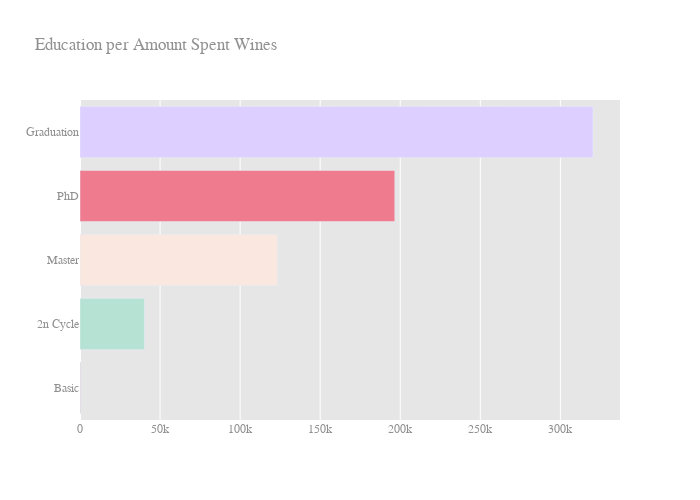

Notebook cell for this chart:
### Code cell
layout = go.Layout(title="Education per Amount Spent Wines",
                   font=dict(family='Arial', size=12, color='#909090'),
                   legend=dict(x=0.9, y=0.5), plot_bgcolor='rgb(230, 230,230)', width=700, height=500)

education_wine_chart = go.Bar(x = education_wine["count_wine"],
                              y = education_wine["education"],
                              orientation = 'h',
                              marker=dict(color=color_palette_list))


data = [education_wine_chart]
fig = go.Figure(data=data, layout=layout)

fig.show()

### Figure 1 — Plotly figure (JSON) as saved in the notebook; plotly's stock layout.template omitted (floating-point values rounded to 4 significant figures)
{"data": [{"marker": {"color": ["#D8A7B1", "#B6E2D3", "#FAE8E0", "#EF7C8E", "#DDCFFF", "#F5ADAD"]}, "orientation": "h", "type": "bar", "x": [391, 40231, 123238, 196585, 320371], "y": ["Basic", "2n Cycle", "Master", "PhD", "Graduation"]}], "layout": {"font": {"color": "#909090", "family": "Arial", "size": 12}, "height": 500, "legend": {"x": 0.9, "y": 0.5}, "plot_bgcolor": "rgb(230, 230,230)", "title": {"text": "Education per Amount Spent Wines"}, "width": 700, "xaxis": {"autorange": true, "range": [0, 337200.0], "type": "linear"}, "yaxis": {"autorange": true, "range": [-0.5, 4.5], "type": "category"}}}
